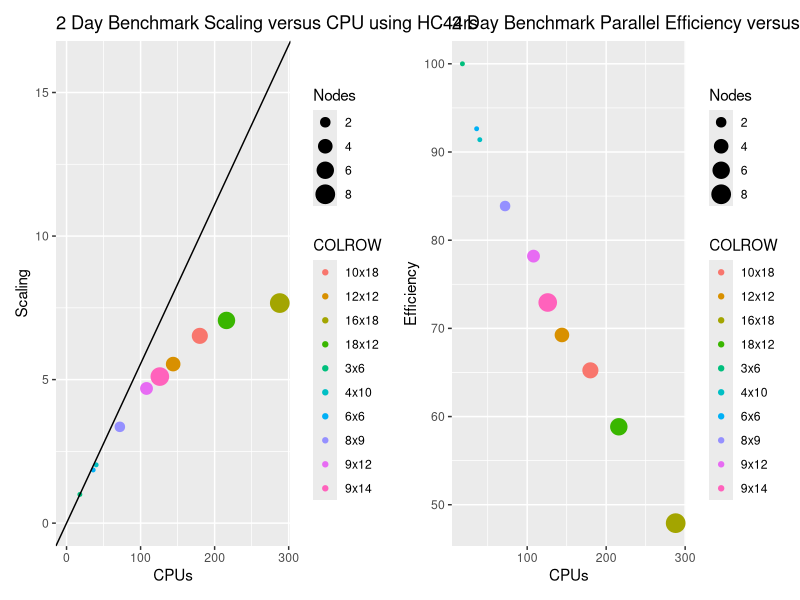

The R source for this figure:
library(ggplot2)
library(patchwork) # To display 2 charts together

# Script author: Liz Adams
# Affiliation: UNC CMAS Center 
# example from http://monashbioinformaticsplatform.github.io/2015-11-30-intro-r/ggplot.html
# 2nd example from https://r-graph-gallery.com/line-chart-dual-Y-axis-ggplot2.html

curr_wd<-getwd()
setwd(curr_wd)
png(file = paste('hc44rs','_','Scaling','_','CPUs','.png',sep=''), width = 1024, height = 768, bg='white')
csv_data<- read.csv("../docs/user_guide_cyclecloud/qa/scaling_HC44rs.csv",sep="\t", skip =0, header = TRUE, comment.char = "",check.names = FALSE, quote="", )
print(csv_data)
p1 <- ggplot(csv_data, aes(y=Scaling, x=CPUs, size=Nodes, color=COLROW)) +
    geom_point() + ggtitle("2 Day Benchmark Scaling versus CPU using HC44rs") +  xlim(0,288) + ylim(0,16)
    

p2 <- ggplot(csv_data, aes(y=Efficiency, x=CPUs, size=Nodes, color=COLROW)) +
    geom_point() + ggtitle("2 Day Benchmark Parallel Efficiency versus CPU using HC44rs")

# Display both charts side by side thanks to the patchwork package
p1 + geom_abline(intercept = 0, slope = .0555) + p2
